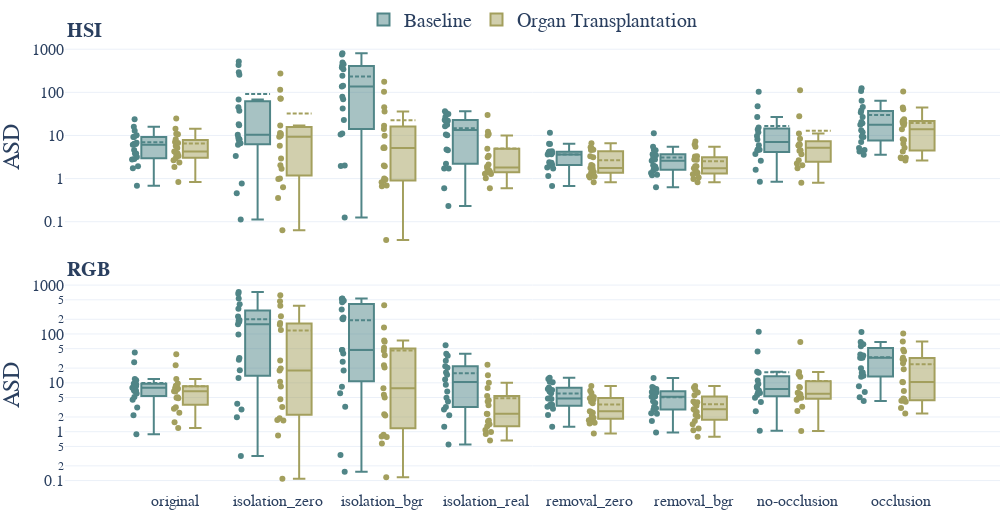

Here is the notebook cell this chart was saved with:
### Code cell
fig = dataset_comparison("surface_distance_metric")
fig.update_yaxes(type="log", range=None)
fig.update_yaxes(title="ASD")

### Figure 1 — Plotly figure (JSON) as saved in the notebook; plotly's stock layout.template omitted (floating-point values rounded to 4 significant figures)
{"data": [{"boxmean": true, "boxpoints": "all", "legendgroup": "baseline", "marker": {"color": "#508587"}, "name": "Baseline", "offsetgroup": "baseline", "showlegend": true, "text": ["stomach", "small_bowel", "colon", "liver", "gallbladder", "pancreas", "kidney", "spleen", "bladder", "omentum", "fat_subcutaneous", "lung", "heart", "skin", "muscle", "peritoneum", "major_vein", "kidney_with_Gerotas_fascia", "background"], "type": "box", "x": ["original", "original", "original", "original", "original", "original", "original", "original", "original", "original", "original", "original", "original", "original", "original", "original", "original", "original", "original"], "xaxis": "x", "y": [9.263, 4.625, 3.187, 3.821, 2.864, 2.763, 3.803, 1.945, 1.748, 12.9, 15.95, 10.18, 6.127, 9.27, 6.431, 23.65, 6.341, 6.782, 0.6797], "yaxis": "y"}, {"boxmean": true, "boxpoints": "all", "legendgroup": "organ_transplantation", "marker": {"color": "#A39F5D"}, "name": "Organ Transplantation", "offsetgroup": "organ_transplantation", "showlegend": true, "text": ["stomach", "small_bowel", "colon", "liver", "gallbladder", "pancreas", "kidney", "spleen", "bladder", "omentum", "fat_subcutaneous", "lung", "heart", "skin", "muscle", "peritoneum", "major_vein", "kidney_with_Gerotas_fascia", "background"], "type": "box", "x": ["original", "original", "original", "original", "original", "original", "original", "original", "original", "original", "original", "original", "original", "original", "original", "original", "original", "original", "original"], "xaxis": "x", "y": [8.185, 5.098, 4.273, 3.331, 3.478, 2.374, 4.084, 2.657, 1.858, 10.99, 14.3, 7.032, 6.677, 10.68, 5.678, 24.71, 3.801, 2.973, 0.8344], "yaxis": "y"}, {"boxmean": true, "boxpoints": "all", "legendgroup": "baseline", "marker": {"color": "#508587"}, "name": "Baseline", "offsetgroup": "baseline", "showlegend": false, "text": ["stomach", "small_bowel", "colon", "liver", "gallbladder", "pancreas", "kidney", "spleen", "bladder", "omentum", "fat_subcutaneous", "lung", "heart", "skin", "muscle", "peritoneum", "major_vein", "kidney_with_Gerotas_fascia", "background"], "type": "box", "x": ["isolation_zero", "isolation_zero", "isolation_zero", "isolation_zero", "isolation_zero", "isolation_zero", "isolation_zero", "isolation_zero", "isolation_zero", "isolation_zero", "isolation_zero", "isolation_zero", "isolation_zero", "isolation_zero", "isolation_zero", "isolation_zero", "isolation_zero", "isolation_zero", "isolation_zero"], "xaxis": "x", "y": [67.89, 0.4576, 17.27, 0.7751, 431.8, 8.868, 3.356, 10.45, 45.24, 256.5, 6.572, 6.098, 8.194, 37.33, 7.898, 293.2, 521.0, 18.26, 0.1122], "yaxis": "y"}, {"boxmean": true, "boxpoints": "all", "legendgroup": "organ_transplantation", "marker": {"color": "#A39F5D"}, "name": "Organ Transplantation", "offsetgroup": "organ_transplantation", "showlegend": false, "text": ["stomach", "small_bowel", "colon", "liver", "gallbladder", "pancreas", "kidney", "spleen", "bladder", "omentum", "fat_subcutaneous", "lung", "heart", "skin", "muscle", "peritoneum", "major_vein", "kidney_with_Gerotas_fascia", "background"], "type": "box", "x": ["isolation_zero", "isolation_zero", "isolation_zero", "isolation_zero", "isolation_zero", "isolation_zero", "isolation_zero", "isolation_zero", "isolation_zero", "isolation_zero", "isolation_zero", "isolation_zero", "isolation_zero", "isolation_zero", "isolation_zero", "isolation_zero", "isolation_zero", "isolation_zero", "isolation_zero"], "xaxis": "x", "y": [11.44, 0.9767, 2.028, 0.3535, 273.4, 1.01, 1.687, 10.1, 9.889, 17.08, 72.11, 5.779, 0.6261, 114.4, 10.93, 70.72, 2.922, 9.284, 0.0638], "yaxis": "y"}, {"boxmean": true, "boxpoints": "all", "legendgroup": "baseline", "marker": {"color": "#508587"}, "name": "Baseline", "offsetgroup": "baseline", "showlegend": false, "text": ["stomach", "small_bowel", "colon", "liver", "gallbladder", "pancreas", "kidney", "spleen", "bladder", "omentum", "fat_subcutaneous", "lung", "heart", "skin", "muscle", "peritoneum", "major_vein", "kidney_with_Gerotas_fascia", "background"], "type": "box", "x": ["isolation_bgr", "isolation_bgr", "isolation_bgr", "isolation_bgr", "isolation_bgr", "isolation_bgr", "isolation_bgr", "isolation_bgr", "isolation_bgr", "isolation_bgr", "isolation_bgr", "isolation_bgr", "isolation_bgr", "isolation_bgr", "isolation_bgr", "isolation_bgr", "isolation_bgr", "isolation_bgr", "isolation_bgr"], "xaxis": "x", "y": [491.2, 11.1, 79.01, 10.5, 447.0, 378.5, 242.5, 135.6, 41.91, 757.1, 420.8, 2.002, 1.963, 69.36, 22.94, 142.8, 342.3, 800, 0.1246], "yaxis": "y"}, {"boxmean": true, "boxpoints": "all", "legendgroup": "organ_transplantation", "marker": {"color": "#A39F5D"}, "name": "Organ Transplantation", "offsetgroup": "organ_transplantation", "showlegend": false, "text": ["stomach", "small_bowel", "colon", "liver", "gallbladder", "pancreas", "kidney", "spleen", "bladder", "omentum", "fat_subcutaneous", "lung", "heart", "skin", "muscle", "peritoneum", "major_vein", "kidney_with_Gerotas_fascia", "background"], "type": "box", "x": ["isolation_bgr", "isolation_bgr", "isolation_bgr", "isolation_bgr", "isolation_bgr", "isolation_bgr", "isolation_bgr", "isolation_bgr", "isolation_bgr", "isolation_bgr", "isolation_bgr", "isolation_bgr", "isolation_bgr", "isolation_bgr", "isolation_bgr", "isolation_bgr", "isolation_bgr", "isolation_bgr", "isolation_bgr"], "xaxis": "x", "y": [16.81, 5.144, 0.9577, 0.6634, 176.7, 2.01, 44.92, 9.809, 0.8203, 14.18, 1.939, 5.321, 0.6952, 102.5, 5.143, 36.1, 0.8921, 1.005, 0.03769], "yaxis": "y"}, {"boxmean": true, "boxpoints": "all", "legendgroup": "baseline", "marker": {"color": "#508587"}, "name": "Baseline", "offsetgroup": "baseline", "showlegend": false, "text": ["stomach", "small_bowel", "colon", "liver", "gallbladder", "pancreas", "kidney", "spleen", "bladder", "omentum", "lung", "heart", "skin", "muscle", "peritoneum", "major_vein", "kidney_with_Gerotas_fascia", "background"], "type": "box", "x": ["isolation_real", "isolation_real", "isolation_real", "isolation_real", "isolation_real", "isolation_real", "isolation_real", "isolation_real", "isolation_real", "isolation_real", "isolation_real", "isolation_real", "isolation_real", "isolation_real", "isolation_real", "isolation_real", "isolation_real", "isolation_real"], "xaxis": "x", "y": [31.49, 4.517, 1.719, 10.1, 17.67, 21.84, 10.48, 33.81, 36.46, 0.2321, 1.715, 2.208, 4.73, 26.8, 22.69, 21.35, 16.35, 0.5965], "yaxis": "y"}, {"boxmean": true, "boxpoints": "all", "legendgroup": "organ_transplantation", "marker": {"color": "#A39F5D"}, "name": "Organ Transplantation", "offsetgroup": "organ_transplantation", "showlegend": false, "text": ["stomach", "small_bowel", "colon", "liver", "gallbladder", "pancreas", "kidney", "spleen", "bladder", "omentum", "lung", "heart", "skin", "muscle", "peritoneum", "major_vein", "kidney_with_Gerotas_fascia", "background"], "type": "box", "x": ["isolation_real", "isolation_real", "isolation_real", "isolation_real", "isolation_real", "isolation_real", "isolation_real", "isolation_real", "isolation_real", "isolation_real", "isolation_real", "isolation_real", "isolation_real", "isolation_real", "isolation_real", "isolation_real", "isolation_real", "isolation_real"], "xaxis": "x", "y": [12.16, 1.889, 3.134, 1.479, 1.716, 10.0, 1.016, 2.126, 1.278, 3.4, 1.57, 1.442, 1.409, 29.76, 10.78, 1.29, 4.93, 0.5963], "yaxis": "y"}, {"boxmean": true, "boxpoints": "all", "legendgroup": "baseline", "marker": {"color": "#508587"}, "name": "Baseline", "offsetgroup": "baseline", "showlegend": false, "text": ["stomach", "small_bowel", "colon", "liver", "gallbladder", "pancreas", "kidney", "spleen", "bladder", "omentum", "fat_subcutaneous", "lung", "heart", "skin", "muscle", "peritoneum", "major_vein", "kidney_with_Gerotas_fascia", "background"], "type": "box", "x": ["removal_zero", "removal_zero", "removal_zero", "removal_zero", "removal_zero", "removal_zero", "removal_zero", "removal_zero", "removal_zero", "removal_zero", "removal_zero", "removal_zero", "removal_zero", "removal_zero", "removal_zero", "removal_zero", "removal_zero", "removal_zero", "removal_zero"], "xaxis": "x", "y": [3.929, 2.403, 2.341, 1.706, 2.29, 2.1, 2.048, 1.15, 1.798, 6.305, 4.033, 4.277, 3.641, 4.308, 3.848, 11.51, 3.654, 6.401, 0.6728], "yaxis": "y"}, {"boxmean": true, "boxpoints": "all", "legendgroup": "organ_transplantation", "marker": {"color": "#A39F5D"}, "name": "Organ Transplantation", "offsetgroup": "organ_transplantation", "showlegend": false, "text": ["stomach", "small_bowel", "colon", "liver", "gallbladder", "pancreas", "kidney", "spleen", "bladder", "omentum", "fat_subcutaneous", "lung", "heart", "skin", "muscle", "peritoneum", "major_vein", "kidney_with_Gerotas_fascia", "background"], "type": "box", "x": ["removal_zero", "removal_zero", "removal_zero", "removal_zero", "removal_zero", "removal_zero", "removal_zero", "removal_zero", "removal_zero", "removal_zero", "removal_zero", "removal_zero", "removal_zero", "removal_zero", "removal_zero", "removal_zero", "removal_zero", "removal_zero", "removal_zero"], "xaxis": "x", "y": [4.637, 1.983, 1.731, 1.348, 2.065, 1.606, 1.119, 1.416, 1.065, 6.594, 3.126, 5.315, 1.701, 4.626, 3.318, 5.042, 1.771, 1.156, 0.8181], "yaxis": "y"}, {"boxmean": true, "boxpoints": "all", "legendgroup": "baseline", "marker": {"color": "#508587"}, "name": "Baseline", "offsetgroup": "baseline", "showlegend": false, "text": ["stomach", "small_bowel", "colon", "liver", "gallbladder", "pancreas", "kidney", "spleen", "bladder", "omentum", "fat_subcutaneous", "lung", "heart", "skin", "muscle", "peritoneum", "major_vein", "kidney_with_Gerotas_fascia", "background"], "type": "box", "x": ["removal_bgr", "removal_bgr", "removal_bgr", "removal_bgr", "removal_bgr", "removal_bgr", "removal_bgr", "removal_bgr", "removal_bgr", "removal_bgr", "removal_bgr", "removal_bgr", "removal_bgr", "removal_bgr", "removal_bgr", "removal_bgr", "removal_bgr", "removal_bgr", "removal_bgr"], "xaxis": "x", "y": [3.101, 2.031, 1.912, 1.345, 1.872, 1.683, 1.566, 1.226, 1.202, 5.475, 3.475, 4.556, 2.769, 3.651, 3.659, 11.24, 2.608, 4.649, 0.6305], "yaxis": "y"}, {"boxmean": true, "boxpoints": "all", "legendgroup": "organ_transplantation", "marker": {"color": "#A39F5D"}, "name": "Organ Transplantation", "offsetgroup": "organ_transplantation", "showlegend": false, "text": ["stomach", "small_bowel", "colon", "liver", "gallbladder", "pancreas", "kidney", "spleen", "bladder", "omentum", "fat_subcutaneous", "lung", "heart", "skin", "muscle", "peritoneum", "major_vein", "kidney_with_Gerotas_fascia", "background"], "type": "box", "x": ["removal_bgr", "removal_bgr", "removal_bgr", "removal_bgr", "removal_bgr", "removal_bgr", "removal_bgr", "removal_bgr", "removal_bgr", "removal_bgr", "removal_bgr", "removal_bgr", "removal_bgr", "removal_bgr", "removal_bgr", "removal_bgr", "removal_bgr", "removal_bgr", "removal_bgr"], "xaxis": "x", "y": [2.748, 1.938, 1.383, 1.259, 1.927, 1.446, 1.066, 1.354, 0.9824, 6.152, 3.266, 5.463, 1.688, 2.782, 3.289, 7.234, 1.743, 1.306, 0.8211], "yaxis": "y"}, {"boxmean": true, "boxpoints": "all", "legendgroup": "baseline", "marker": {"color": "#508587"}, "name": "Baseline", "offsetgroup": "baseline", "showlegend": false, "text": ["stomach", "small_bowel", "colon", "liver", "gallbladder", "kidney", "spleen", "bladder", "omentum", "fat_subcutaneous", "lung", "heart", "skin", "muscle", "peritoneum", "background"], "type": "box", "x": ["no-occlusion", "no-occlusion", "no-occlusion", "no-occlusion", "no-occlusion", "no-occlusion", "no-occlusion", "no-occlusion", "no-occlusion", "no-occlusion", "no-occlusion", "no-occlusion", "no-occlusion", "no-occlusion", "no-occlusion", "no-occlusion"], "xaxis": "x", "y": [8.115, 5.969, 3.735, 9.677, 4.568, 47.52, 2.596, 1.609, 13.67, 103.1, 15.31, 4.817, 4.668, 11.94, 26.95, 0.8459], "yaxis": "y"}, {"boxmean": true, "boxpoints": "all", "legendgroup": "organ_transplantation", "marker": {"color": "#A39F5D"}, "name": "Organ Transplantation", "offsetgroup": "organ_transplantation", "showlegend": false, "text": ["stomach", "small_bowel", "colon", "liver", "gallbladder", "kidney", "spleen", "bladder", "omentum", "fat_subcutaneous", "lung", "heart", "skin", "muscle", "peritoneum", "background"], "type": "box", "x": ["no-occlusion", "no-occlusion", "no-occlusion", "no-occlusion", "no-occlusion", "no-occlusion", "no-occlusion", "no-occlusion", "no-occlusion", "no-occlusion", "no-occlusion", "no-occlusion", "no-occlusion", "no-occlusion", "no-occlusion", "no-occlusion"], "xaxis": "x", "y": [4.542, 4.444, 2.244, 5.84, 6.354, 2.047, 1.749, 2.657, 8.391, 112.3, 11.04, 6.06, 3.686, 5.868, 27.96, 0.8042], "yaxis": "y"}, {"boxmean": true, "boxpoints": "all", "legendgroup": "baseline", "marker": {"color": "#508587"}, "name": "Baseline", "offsetgroup": "baseline", "showlegend": false, "text": ["stomach", "small_bowel", "colon", "liver", "gallbladder", "pancreas", "kidney", "spleen", "bladder", "omentum", "fat_subcutaneous", "lung", "heart", "skin", "muscle", "peritoneum", "major_vein", "kidney_with_Gerotas_fascia", "background"], "type": "box", "x": ["occlusion", "occlusion", "occlusion", "occlusion", "occlusion", "occlusion", "occlusion", "occlusion", "occlusion", "occlusion", "occlusion", "occlusion", "occlusion", "occlusion", "occlusion", "occlusion", "occlusion", "occlusion", "occlusion"], "xaxis": "x", "y": [37.75, 11.89, 34.29, 20.52, 4.244, 124.0, 17.76, 19.13, 7.095, 26.66, 45.67, 13.28, 3.585, 107.6, 9.483, 63.48, 9.154, 5.14, 4.625], "yaxis": "y"}, {"boxmean": true, "boxpoints": "all", "legendgroup": "organ_transplantation", "marker": {"color": "#A39F5D"}, "name": "Organ Transplantation", "offsetgroup": "organ_transplantation", "showlegend": false, "text": ["stomach", "small_bowel", "colon", "liver", "gallbladder", "pancreas", "kidney", "spleen", "bladder", "omentum", "fat_subcutaneous", "lung", "heart", "skin", "muscle", "peritoneum", "major_vein", "kidney_with_Gerotas_fascia", "background"], "type": "box", "x": ["occlusion", "occlusion", "occlusion", "occlusion", "occlusion", "occlusion", "occlusion", "occlusion", "occlusion", "occlusion", "occlusion", "occlusion", "occlusion", "occlusion", "occlusion", "occlusion", "occlusion", "occlusion", "occlusion"], "xaxis": "x", "y": [23.77, 8.199, 17.41, 19.34, 6.413, 20.85, 13.87, 40.31, 2.616, 22.02, 19.06, 7.803, 3.078, 104.7, 3.056, 44.74, 4.255, 2.949, 5.179], "yaxis": "y"}, {"boxmean": true, "boxpoints": "all", "legendgroup": "baseline", "marker": {"color": "#508587"}, "name": "Baseline", "offsetgroup": "baseline", "showlegend": false, "text": ["stomach", "small_bowel", "colon", "liver", "gallbladder", "pancreas", "kidney", "spleen", "bladder", "omentum", "fat_subcutaneous", "lung", "heart", "skin", "muscle", "peritoneum", "major_vein", "kidney_with_Gerotas_fascia", "background"], "type": "box", "x": ["original", "original", "original", "original", "original", "original", "original", "original", "original", "original", "original", "original", "original", "original", "original", "original", "original", "original", "original"], "xaxis": "x2", "y": [12.04, 6.726, 4.506, 9.583, 3.14, 2.169, 6.964, 7.887, 8.546, 11.29, 41.66, 9.642, 6.914, 6.084, 9.197, 26.52, 5.118, 8.626, 0.8865], "yaxis": "y2"}, {"boxmean": true, "boxpoints": "all", "legendgroup": "organ_transplantation", "marker": {"color": "#A39F5D"}, "name": "Organ Transplantation", "offsetgroup": "organ_transplantation", "showlegend": false, "text": ["stomach", "small_bowel", "colon", "liver", "gallbladder", "pancreas", "kidney", "spleen", "bladder", "omentum", "fat_subcutaneous", "lung", "heart", "skin", "muscle", "peritoneum", "major_vein", "kidney_with_Gerotas_fascia", "background"], "type": "box", "x": ["original", "original", "original", "original", "original", "original", "original", "original", "original", "original", "original", "original", "original", "original", "original", "original", "original", "original", "original"], "xaxis": "x2", "y": [8.695, 7.691, 4.934, 6.62, 2.952, 1.564, 4.86, 7.462, 3.15, 9.634, 38.34, 7.809, 6.728, 11.96, 7.691, 22.83, 2.448, 5.065, 1.193], "yaxis": "y2"}, {"boxmean": true, "boxpoints": "all", "legendgroup": "baseline", "marker": {"color": "#508587"}, "name": "Baseline", "offsetgroup": "baseline", "showlegend": false, "text": ["stomach", "small_bowel", "colon", "liver", "gallbladder", "pancreas", "kidney", "spleen", "bladder", "omentum", "fat_subcutaneous", "lung", "heart", "skin", "muscle", "peritoneum", "major_vein", "kidney_with_Gerotas_fascia", "background"], "type": "box", "x": ["isolation_zero", "isolation_zero", "isolation_zero", "isolation_zero", "isolation_zero", "isolation_zero", "isolation_zero", "isolation_zero", "isolation_zero", "isolation_zero", "isolation_zero", "isolation_zero", "isolation_zero", "isolation_zero", "isolation_zero", "isolation_zero", "isolation_zero", "isolation_zero", "isolation_zero"], "xaxis": "x2", "y": [194.0, 29.78, 18.08, 3.738, 664.4, 97.67, 12.54, 183.3, 226.9, 407.3, 529.8, 1.973, 2.835, 178.0, 326.8, 157.1, 722.7, 32.07, 0.3169], "yaxis": "y2"}, {"boxmean": true, "boxpoints": "all", "legendgroup": "organ_transplantation", "marker": {"color": "#A39F5D"}, "name": "Organ Transplantation", "offsetgroup": "organ_transplantation", "showlegend": false, "text": ["stomach", "small_bowel", "colon", "liver", "gallbladder", "pancreas", "kidney", "spleen", "bladder", "omentum", "fat_subcutaneous", "lung", "heart", "skin", "muscle", "peritoneum", "major_vein", "kidney_with_Gerotas_fascia", "background"], "type": "box", "x": ["isolation_zero", "isolation_zero", "isolation_zero", "isolation_zero", "isolation_zero", "isolation_zero", "isolation_zero", "isolation_zero", "isolation_zero", "isolation_zero", "isolation_zero", "isolation_zero", "isolation_zero", "isolation_zero", "isolation_zero", "isolation_zero", "isolation_zero", "isolation_zero", "isolation_zero"], "xaxis": "x2", "y": [19.73, 8.395, 10.54, 3.219, 616.9, 0.8387, 1.875, 377.0, 229.0, 1.702, 153.8, 4.633, 1.739, 120.5, 28.74, 167.4, 467.7, 17.9, 0.1096], "yaxis": "y2"}, {"boxmean": true, "boxpoints": "all", "legendgroup": "baseline", "marker": {"color": "#508587"}, "name": "Baseline", "offsetgroup": "baseline", "showlegend": false, "text": ["stomach", "small_bowel", "colon", "liver", "gallbladder", "pancreas", "kidney", "spleen", "bladder", "omentum", "fat_subcutaneous", "lung", "heart", "skin", "muscle", "peritoneum", "major_vein", "kidney_with_Gerotas_fascia", "background"], "type": "box", "x": ["isolation_bgr", "isolation_bgr", "isolation_bgr", "isolation_bgr", "isolation_bgr", "isolation_bgr", "isolation_bgr", "isolation_bgr", "isolation_bgr", "isolation_bgr", "isolation_bgr", "isolation_bgr", "isolation_bgr", "isolation_bgr", "isolation_bgr", "isolation_bgr", "isolation_bgr", "isolation_bgr", "isolation_bgr"], "xaxis": "x2", "y": [477.8, 6.111, 26.98, 0.3354, 526.0, 444.9, 39.78, 315.0, 199.4, 533.8, 47.19, 3.25, 8.352, 218.3, 46.76, 204.5, 487.8, 17.85, 0.1517], "yaxis": "y2"}, {"boxmean": true, "boxpoints": "all", "legendgroup": "organ_transplantation", "marker": {"color": "#A39F5D"}, "name": "Organ Transplantation", "offsetgroup": "organ_transplantation", "showlegend": false, "text": ["stomach", "small_bowel", "colon", "liver", "gallbladder", "pancreas", "kidney", "spleen", "bladder", "omentum", "fat_subcutaneous", "lung", "heart", "skin", "muscle", "peritoneum", "major_vein", "kidney_with_Gerotas_fascia", "background"], "type": "box", "x": ["isolation_bgr", "isolation_bgr", "isolation_bgr", "isolation_bgr", "isolation_bgr", "isolation_bgr", "isolation_bgr", "isolation_bgr", "isolation_bgr", "isolation_bgr", "isolation_bgr", "isolation_bgr", "isolation_bgr", "isolation_bgr", "isolation_bgr", "isolation_bgr", "isolation_bgr", "isolation_bgr", "isolation_bgr"], "xaxis": "x2", "y": [36.77, 0.7747, 0.7966, 7.745, 385.9, 0.5734, 69.17, 45.38, 20.5, 22.94, 52.29, 5.675, 0.8629, 73.4, 4.989, 135.0, 2.282, 2.142, 0.1176], "yaxis": "y2"}, {"boxmean": true, "boxpoints": "all", "legendgroup": "baseline", "marker": {"color": "#508587"}, "name": "Baseline", "offsetgroup": "baseline", "showlegend": false, "text": ["stomach", "small_bowel", "colon", "liver", "gallbladder", "pancreas", "kidney", "spleen", "bladder", "omentum", "lung", "heart", "skin", "muscle", "peritoneum", "major_vein", "kidney_with_Gerotas_fascia", "background"], "type": "box", "x": ["isolation_real", "isolation_real", "isolation_real", "isolation_real", "isolation_real", "isolation_real", "isolation_real", "isolation_real", "isolation_real", "isolation_real", "isolation_real", "isolation_real", "isolation_real", "isolation_real", "isolation_real", "isolation_real", "isolation_real", "isolation_real"], "xaxis": "x2", "y": [39.48, 2.844, 1.262, 3.185, 9.135, 6.609, 11.68, 20.35, 4.955, 28.42, 2.162, 4.151, 21.72, 58.42, 16.29, 35.64, 14.69, 0.5489], "yaxis": "y2"}, {"boxmean": true, "boxpoints": "all", "legendgroup": "organ_transplantation", "marker": {"color": "#A39F5D"}, "name": "Organ Transplantation", "offsetgroup": "organ_transplantation", "showlegend": false, "text": ["stomach", "small_bowel", "colon", "liver", "gallbladder", "pancreas", "kidney", "spleen", "bladder", "omentum", "lung", "heart", "skin", "muscle", "peritoneum", "major_vein", "kidney_with_Gerotas_fascia", "background"], "type": "box", "x": ["isolation_real", "isolation_real", "isolation_real", "isolation_real", "isolation_real", "isolation_real", "isolation_real", "isolation_real", "isolation_real", "isolation_real", "isolation_real", "isolation_real", "isolation_real", "isolation_real", "isolation_real", "isolation_real", "isolation_real", "isolation_real"], "xaxis": "x2", "y": [9.993, 1.701, 1.295, 4.377, 14.36, 3.491, 1.086, 4.165, 0.8939, 0.9899, 1.617, 1.427, 2.304, 23.38, 5.393, 2.339, 7.826, 0.658], "yaxis": "y2"}, {"boxmean": true, "boxpoints": "all", "legendgroup": "baseline", "marker": {"color": "#508587"}, "name": "Baseline", "offsetgroup": "baseline", "showlegend": false, "text": ["stomach", "small_bowel", "colon", "liver", "gallbladder", "pancreas", "kidney", "spleen", "bladder", "omentum", "fat_subcutaneous", "lung", "heart", "skin", "muscle", "peritoneum", "major_vein", "kidney_with_Gerotas_fascia", "background"], "type": "box", "x": ["removal_zero", "removal_zero", "removal_zero", "removal_zero", "removal_zero", "removal_zero", "removal_zero", "removal_zero", "removal_zero", "removal_zero", "removal_zero", "removal_zero", "removal_zero", "removal_zero", "removal_zero", "removal_zero", "removal_zero", "removal_zero", "removal_zero"], "xaxis": "x2", "y": [7.122, 2.966, 3.35, 3.566, 3.543, 2.199, 6.656, 6.141, 4.807, 8.027, 12.7, 10.32, 4.756, 4.679, 7.492, 11.99, 3.247, 10.52, 1.267], "yaxis": "y2"}, {"boxmean": true, "boxpoints": "all", "legendgroup": "organ_transplantation", "marker": {"color": "#A39F5D"}, "name": "Organ Transplantation", "offsetgroup": "organ_transplantation", "showlegend": false, "text": ["stomach", "small_bowel", "colon", "liver", "gallbladder", "pancreas", "kidney", "spleen", "bladder", "omentum", "fat_subcutaneous", "lung", "heart", "skin", "muscle", "peritoneum", "major_vein", "kidney_with_Gerotas_fascia", "background"], "type": "box", "x": ["removal_zero", "removal_zero", "removal_zero", "removal_zero", "removal_zero", "removal_zero", "removal_zero", "removal_zero", "removal_zero", "removal_zero", "removal_zero", "removal_zero", "removal_zero", "removal_zero", "removal_zero", "removal_zero", "removal_zero", "removal_zero", "removal_zero"], "xaxis": "x2", "y": [4.859, 2.539, 1.517, 1.921, 2.607, 0.9202, 2.428, 4.111, 1.8, 6.218, 8.586, 4.906, 1.717, 6.925, 4.558, 5.139, 2.101, 3.836, 1.475], "yaxis": "y2"}, {"boxmean": true, "boxpoints": "all", "legendgroup": "baseline", "marker": {"color": "#508587"}, "name": "Baseline", "offsetgroup": "baseline", "showlegend": false, "text": ["stomach", "small_bowel", "colon", "liver", "gallbladder", "pancreas", "kidney", "spleen", "bladder", "omentum", "fat_subcutaneous", "lung", "heart", "skin", "muscle", "peritoneum", "major_vein", "kidney_with_Gerotas_fascia", "background"], "type": "box", "x": ["removal_bgr", "removal_bgr", "removal_bgr", "removal_bgr", "removal_bgr", "removal_bgr", "removal_bgr", "removal_bgr", "removal_bgr", "removal_bgr", "removal_bgr", "removal_bgr", "removal_bgr", "removal_bgr", "removal_bgr", "removal_bgr", "removal_bgr", "removal_bgr", "removal_bgr"], "xaxis": "x2", "y": [5.267, 2.332, 2.809, 2.397, 3.877, 1.664, 6.345, 5.179, 3.011, 6.844, 8.242, 7.507, 5.294, 4.175, 6.48, 12.58, 3.229, 7.827, 0.9679], "yaxis": "y2"}, {"boxmean": true, "boxpoints": "all", "legendgroup": "organ_transplantation", "marker": {"color": "#A39F5D"}, "name": "Organ Transplantation", "offsetgroup": "organ_transplantation", "showlegend": false, "text": ["stomach", "small_bowel", "colon", "liver", "gallbladder", "pancreas", "kidney", "spleen", "bladder", "omentum", "fat_subcutaneous", "lung", "heart", "skin", "muscle", "peritoneum", "major_vein", "kidney_with_Gerotas_fascia", "background"], "type": "box", "x": ["removal_bgr", "removal_bgr", "removal_bgr", "removal_bgr", "removal_bgr", "removal_bgr", "removal_bgr", "removal_bgr", "removal_bgr", "removal_bgr", "removal_bgr", "removal_bgr", "removal_bgr", "removal_bgr", "removal_bgr", "removal_bgr", "removal_bgr", "removal_bgr", "removal_bgr"], "xaxis": "x2", "y": [3.802, 2.892, 1.416, 2.773, 2.202, 0.7858, 2.526, 4.01, 1.157, 6.349, 8.032, 5.6, 2.045, 8.58, 4.148, 7.207, 1.662, 3.382, 1.075], "yaxis": "y2"}, {"boxmean": true, "boxpoints": "all", "legendgroup": "baseline", "marker": {"color": "#508587"}, "name": "Baseline", "offsetgroup": "baseline", "showlegend": false, "text": ["stomach", "small_bowel", "colon", "liver", "gallbladder", "kidney", "spleen", "bladder", "omentum", "fat_subcutaneous", "lung", "heart", "skin", "muscle", "peritoneum", "background"], "type": "box", "x": ["no-occlusion", "no-occlusion", "no-occlusion", "no-occlusion", "no-occlusion", "no-occlusion", "no-occlusion", "no-occlusion", "no-occlusion", "no-occlusion", "no-occlusion", "no-occlusion", "no-occlusion", "no-occlusion", "no-occlusion", "no-occlusion"], "xaxis": "x2", "y": [6.245, 5.617, 4.035, 9.418, 4.961, 43.83, 2.618, 7.944, 8.277, 111.6, 16.08, 6.936, 6.187, 11.19, 16.86, 1.044], "yaxis": "y2"}, {"boxmean": true, "boxpoints": "all", "legendgroup": "organ_transplantation", "marker": {"color": "#A39F5D"}, "name": "Organ Transplantation", "offsetgroup": "organ_transplantation", "showlegend": false, "text": ["stomach", "small_bowel", "colon", "liver", "gallbladder", "kidney", "spleen", "bladder", "omentum", "fat_subcutaneous", "lung", "heart", "skin", "muscle", "peritoneum", "background"], "type": "box", "x": ["no-occlusion", "no-occlusion", "no-occlusion", "no-occlusion", "no-occlusion", "no-occlusion", "no-occlusion", "no-occlusion", "no-occlusion", "no-occlusion", "no-occlusion", "no-occlusion", "no-occlusion", "no-occlusion", "no-occlusion", "no-occlusion"], "xaxis": "x2", "y": [3.232, 5.82, 4.492, 8.022, 4.945, 4.998, 2.667, 4.926, 15.04, 68.31, 13.35, 6.155, 6.25, 8.207, 16.65, 1.039], "yaxis": "y2"}, {"boxmean": true, "boxpoints": "all", "legendgroup": "baseline", "marker": {"color": "#508587"}, "name": "Baseline", "offsetgroup": "baseline", "showlegend": false, "text": ["stomach", "small_bowel", "colon", "liver", "gallbladder", "pancreas", "kidney", "spleen", "bladder", "omentum", "fat_subcutaneous", "lung", "heart", "skin", "muscle", "peritoneum", "major_vein", "kidney_with_Gerotas_fascia", "background"], "type": "box", "x": ["occlusion", "occlusion", "occlusion", "occlusion", "occlusion", "occlusion", "occlusion", "occlusion", "occlusion", "occlusion", "occlusion", "occlusion", "occlusion", "occlusion", "occlusion", "occlusion", "occlusion", "occlusion", "occlusion"], "xaxis": "x2", "y": [36.25, 16.1, 32.62, 32.65, 61.7, 37.88, 16.3, 32.58, 19.9, 55.85, 68.16, 8.5, 4.225, 109.4, 13.28, 62.66, 13.95, 6.478, 5.082], "yaxis": "y2"}, {"boxmean": true, "boxpoints": "all", "legendgroup": "organ_transplantation", "marker": {"color": "#A39F5D"}, "name": "Organ Transplantation", "offsetgroup": "organ_transplantation", "showlegend": false, "text": ["stomach", "small_bowel", "colon", "liver", "gallbladder", "pancreas", "kidney", "spleen", "bladder", "omentum", "fat_subcutaneous", "lung", "heart", "skin", "muscle", "peritoneum", "major_vein", "kidney_with_Gerotas_fascia", "background"], "type": "box", "x": ["occlusion", "occlusion", "occlusion", "occlusion", "occlusion", "occlusion", "occlusion", "occlusion", "occlusion", "occlusion", "occlusion", "occlusion", "occlusion", "occlusion", "occlusion", "occlusion", "occlusion", "occlusion", "occlusion"], "xaxis": "x2", "y": [43.75, 10.27, 32.67, 18.92, 25.17, 10.39, 4.775, 30.26, 4.094, 47.65, 29.12, 2.344, 3.042, 101.8, 6.794, 69.74, 4.342, 4.637, 4.313], "yaxis": "y2"}], "layout": {"annotations": [{"font": {"size": 20}, "showarrow": false, "text": "<b>HSI</b>", "x": 0, "xanchor": "left", "xref": "paper", "y": 1.0, "yanchor": "bottom", "yref": "paper"}, {"font": {"size": 20}, "showarrow": false, "text": "<b>RGB</b>", "x": 0, "xanchor": "left", "xref": "paper", "y": 0.465, "yanchor": "bottom", "yref": "paper"}], "boxgap": 0.2, "boxgroupgap": 0.4, "boxmode": "group", "font": {"family": "Libertinus Serif", "size": 20}, "height": 510, "legend": {"orientation": "h", "x": 0.5, "xanchor": "center", "y": 1.01, "yanchor": "bottom"}, "margin": {"b": 0, "l": 0, "r": 0, "t": 0}, "width": 1000, "xaxis": {"anchor": "y", "domain": [0, 1], "matches": "x2", "range": [-0.52, 7.4], "showticklabels": false, "tickfont": {"size": 16}, "type": "category"}, "xaxis2": {"anchor": "y2", "domain": [0, 1], "tickfont": {"size": 16}, "type": "category"}, "yaxis": {"anchor": "x", "autorange": true, "domain": [0.535, 1.0], "range": [-1.664, 3.143], "tickfont": {"size": 16}, "title": {"text": "ASD"}, "type": "log"}, "yaxis2": {"anchor": "x2", "autorange": true, "domain": [0, 0.465], "range": [-1.172, 3.071], "tickfont": {"size": 16}, "title": {"text": "ASD"}, "type": "log"}}}
